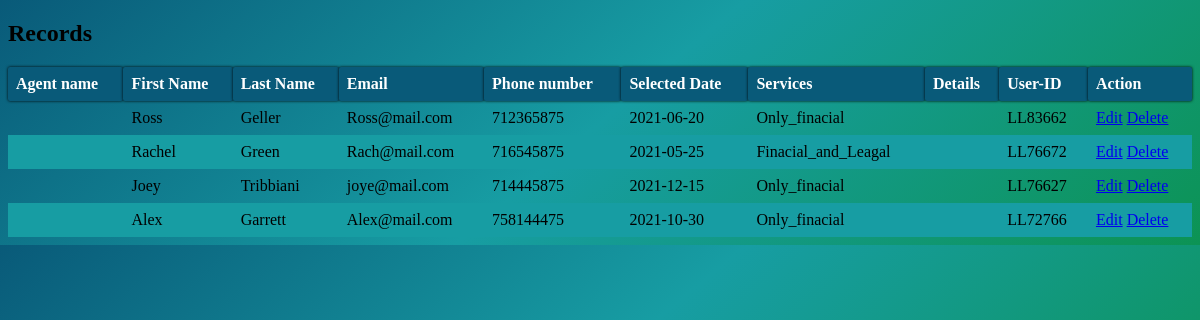
/CNUS/view.php, run on the app's committed database.
### tables this page shows
CREATE TABLE `agentrqform` (
  `Agent_name` varchar(50) NOT NULL,
  `First_name` varchar(20) NOT NULL,
  `Last_name` varchar(20) NOT NULL,
  `Email` varchar(50) NOT NULL,
  `M_number` int(20) NOT NULL,
  `Selected_Date` date DEFAULT NULL,
  `Services` varchar(50) NOT NULL,
  `Details` text DEFAULT NULL,
  `User_ID` varchar(20) NOT NULL
);

### CNUS/view.php (the view, shortened to what this page needs)
<?php
include "config-agent.php";
$sql = "SELECT * FROM agentrqform";
$tdata = $conn->query($sql);
?>
<!DOCTYPE html>
<html>
<head>
</head>
<body>
	<div class="container">
		<h2>Records</h2>
<table class="table">
	<thead>
		<tr>
		<th>Agent name</th>
		<th>First Name</th>
		<th>Last Name</th>
		<th>Email</th>
		<th>Phone number</th>
		<th>Selected Date</th>
		<th>Services</th>
		<th>Details</th>
		<th>User-ID</th>
		<th>Action</th>
	</tr>
	</thead>
	<tbody>
		<?php
			if ($tdata->num_rows > 0) {
				while ($row = $tdata->fetch_assoc()) {
		?>
					<tr>
					<td><?php echo $row['Agent_Name']; ?></td>
					<td><?php echo $row['First_name']; ?></td>
					<td><?php echo $row['Last_name']; ?></td>
					<td><?php echo $row['Email']; ?></td>
					<td><?php echo $row['M_number']; ?></td>
					<td><?php echo $row['Selected_Date']; ?></td>
					<td><?php echo $row['Services']; ?></td>
					<td><?php echo $row['Details']; ?></td>
					<td><?php echo $row['User_ID']; ?></td>
					<td><a class="btn btn-info" href="update.php?id=<?php echo $row['User_ID']; ?>">Edit</a>&nbsp;<a class="btn btn-danger" href="delete.php?id=<?php echo $row['User_ID']; ?>">Delete</a></td>
					</tr>
		<?php		}
			}
		?>
	</tbody>
</table>
	</div>
</body>
</html>

### CNUS/view.php (style rules this page uses)
body { background: linear-gradient(140deg, rgba(9,90,121,1) 0%, rgba(23,157,163,1) 50%, rgba(12,147,84,1) 100%); font-family:'Trebuchet MS'; }
table { border-collapse: collapse; width: 100%; }
th, td { text-align: left; padding: 8px; }
tr:nth-child(even) { background-color: #179da3 }
th { border-radius:2px; box-shadow: 0px 0px 3px 0px black; background-color: #095a79; color: white; }

### data on the page
agentrqform: First_name "Ross", Last_name "Geller", Email "Ross@mail.com", M_number "712365875", Selected_Date "2021-06-20", Services "Only_finacial", User_ID "LL83662"
agentrqform: First_name "Rachel", Last_name "Green", Email "Rach@mail.com", M_number "716545875", Selected_Date "2021-05-25", Services "Finacial_and_Leagal", User_ID "LL76672"
agentrqform: First_name "Joey", Last_name "Tribbiani", Email "joye@mail.com", M_number "714445875", Selected_Date "2021-12-15", Services "Only_finacial", User_ID "LL76627"
agentrqform: First_name "Alex", Last_name "Garrett", Email "Alex@mail.com", M_number "758144475", Selected_Date "2021-10-30", Services "Only_finacial", User_ID "LL72766"
